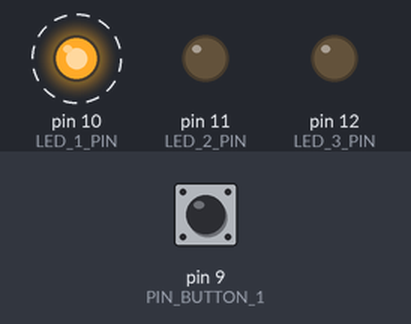
A sketch run on a simulated Arduino Uno, built with avr-gcc and run on an emulated ATmega328P. Shown: output pins drawn as LEDs (lit = HIGH). Dashed ring = blinking. The inputs (shaded band) are chosen by the test bench; at power-on: pin 9 (PIN_BUTTON_1) LOW. What the sketch prints to the serial monitor is not drawn.

Above: at 1.2 s.
1.3 s: pin 9 (PIN_BUTTON_1) pulled HIGH for 0.15 s
At 3.6 s:
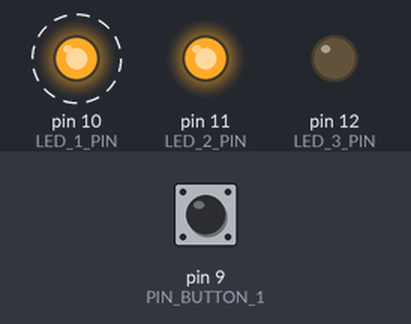
4.4 s: pin 9 (PIN_BUTTON_1) pulled HIGH for 1 s
At 5.22 s:
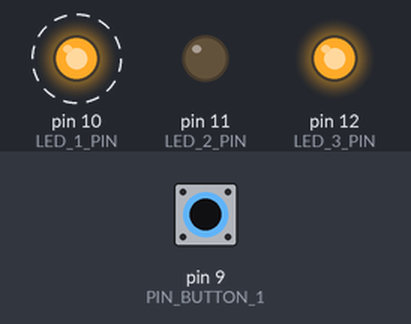
7.4 s: pin 9 (PIN_BUTTON_1) pulled HIGH for 0.15 s
At 7.47 s:
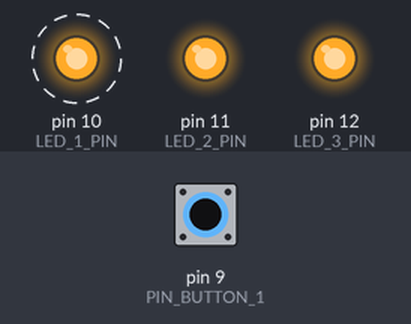
10.4 s: pin 9 (PIN_BUTTON_1) pulled HIGH for 3.2 s
At 12.8 s:
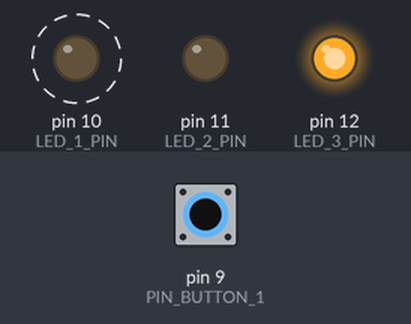
Timing chart, 0 to 16.1 s (numbered marks = the images above; inputs shaded):
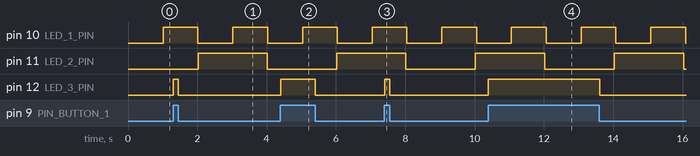

The sketch:

example-milis-button.ino
```cpp
/* Aplicaciones en tiempo real - FRLP
  Ejemplo: 02
  Circuito simulado: https://www.tinkercad.com/things/ffl84zS9Lln-threads/editel?sharecode=2TBQMTCOTI6vwOd5Vc-v3kFIP0pLY9kaTZ8JEdZDrDg
*/

#define LED_1_PIN 10
#define LED_2_PIN 11
#define LED_3_PIN 12
#define PIN_BUTTON_1 9

unsigned long previousTimeLed1 = 0;
unsigned long previousTimeLed2 = 0;
unsigned long TIME_INTERVAL_1 = 1000;
unsigned long TIME_INTERVAL_2 = 2000;

void setup() {
  Serial.begin(9600);

  pinMode(LED_1_PIN, OUTPUT);
  pinMode(LED_2_PIN, OUTPUT);
  pinMode(LED_3_PIN, OUTPUT);
  pinMode(PIN_BUTTON_1, INPUT);
}

void loop() {
    unsigned long currentTime = millis();
    // Task 1 - Intermitent led
    if(currentTime - previousTimeLed1 > TIME_INTERVAL_1) {
      Serial.println("Task1");
      previousTimeLed1 = currentTime;
      int currentValueLed1 = digitalRead(LED_1_PIN);
      currentValueLed1 == HIGH ? digitalWrite(LED_1_PIN, LOW): digitalWrite(LED_1_PIN, HIGH);
    }


    // Task 2 - Intermitent led
    if(currentTime - previousTimeLed2 > TIME_INTERVAL_2) {
      Serial.println("Task2");
      previousTimeLed2 = currentTime;
      int currentValueLed2 = digitalRead(LED_2_PIN);
      currentValueLed2 == HIGH ? digitalWrite(LED_2_PIN, LOW): digitalWrite(LED_2_PIN, HIGH);

    }

    // Task 3 - PUSH Button
    Serial.println("Task3");
    int buttonValue = digitalRead(PIN_BUTTON_1);
    digitalWrite(LED_3_PIN, buttonValue);
}
```

Measured:
- after the input at 1.3 s, pin 12 (LED_3_PIN): LOW → HIGH at once, → LOW 0.15 s later
- after the input at 4.4 s, pin 12 (LED_3_PIN): LOW → HIGH at once, → LOW 1.0 s later
- after the input at 7.4 s, pin 12 (LED_3_PIN): LOW → HIGH at once, → LOW 0.15 s later
- after the input at 10.4 s, pin 12 (LED_3_PIN): LOW → HIGH at once, → LOW 3.2 s later
- by itself, pin 10 (LED_1_PIN): alternates HIGH for 1.0 s and LOW for 1.0 s
